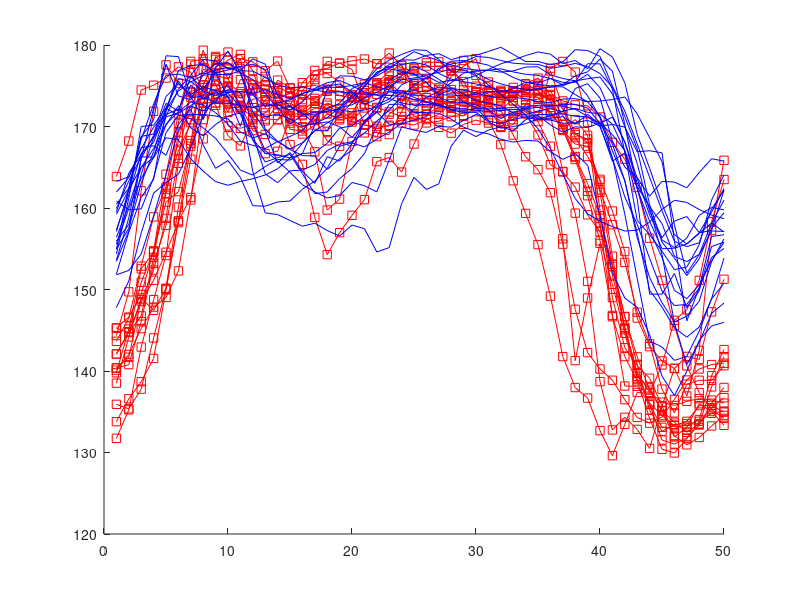
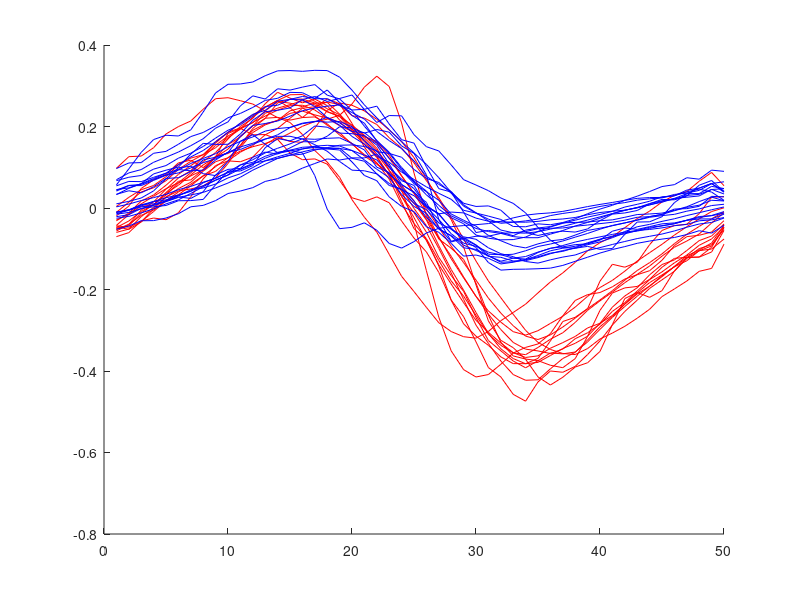
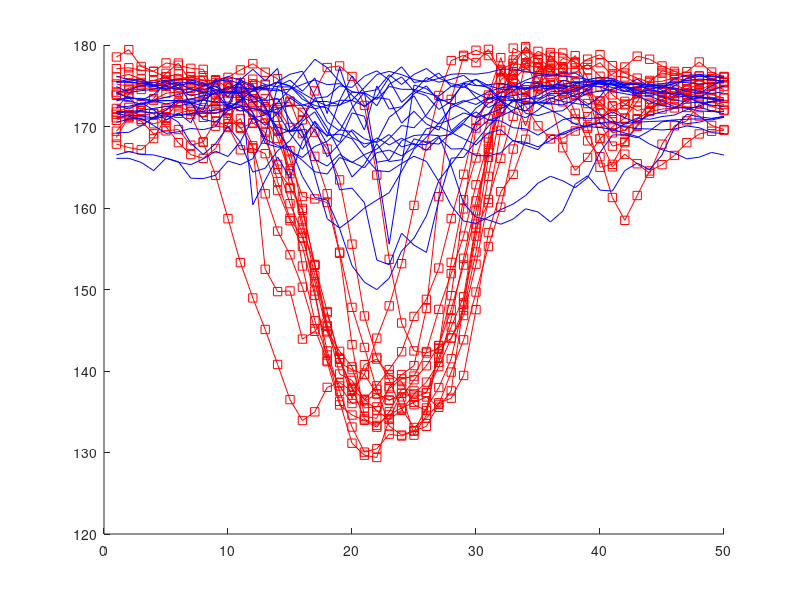
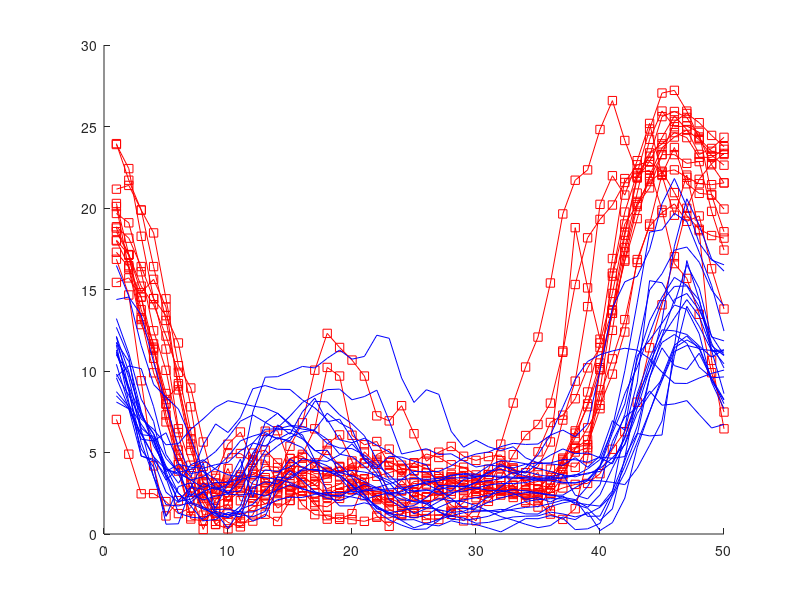

Reproduce these figures in MATLAB, in order.
% test simple features relative postion
% simple feature test which takes different characteristics of the curves
% and  makes a feature based on them
% MM and gaussian unit test
% for 5 key positions
clc
clear all
close all
data_train=load('final_data_for_train_test/train_for_model_3.mat');
data_train=data_train.train_for_model;
[J D]=size(data_train);
%% possible normalization of the data

figure(1)
hold on
figure (2)
hold on
figure (3)
hold on
figure (4)
hold on
figure (5)
hold on
Angles_normal=zeros(4,D);
for h=1:50:D

  %  normalized = featureNormalize(data_train(:, h:h+49)')';
  % get the max and mean
  normalized=data_train(:, h:h+49);
  %normalized=Normalize_between_0_and_1(data_train(:, h:h+49));
  normalized_data(1:27,h:h+49)=normalized;
  dist=zeros(1,50);
  for i=1:50
      a=([normalized(7,i),normalized(8,i),normalized(9,i)]-[normalized(1,i),normalized(2,i), normalized(3,i)]);
      b=([normalized(7,i),normalized(8,i),normalized(9,i)]-[normalized(4,i),normalized(5,i), normalized(6,i)]);
      angle_1(i)=atan2d(norm(cross(a,b)),dot(a,b));
      c=([normalized(19,i),normalized(20,i),normalized(21,i)]-[normalized(25,i),normalized(26,i), normalized(27,i)]);
      d=([normalized(19,i),normalized(20,i),normalized(21,i)]-[normalized(22,i),normalized(23,i), normalized(24,i)]);
%       c=pdist([normalized(25,i),normalized(26,i), normalized(27,i);normalized(22,i),normalized(23,i),normalized(24,i)],'euclidean');
%       a=pdist([normalized(25,i),normalized(26,i), normalized(27,i);normalized(19,i),normalized(20,i),normalized(21,i)],'euclidean');
%       b=pdist([normalized(22,i),normalized(23,i), normalized(24,i);normalized(19,i),normalized(20,i),normalized(21,i)],'euclidean');
      angle_1_r(i)=atan2d(norm(cross(c,d)),dot(c,d));
      %figure(3)
      %[normalized(10,i),normalized(11,i), normalized(12,i);normalized(16,i),normalized(17,i),normalized(18,i)]
      %[normalized(7,i),normalized(8,i), normalized(9,i);normalized(19,i),normalized(20,i),normalized(21,i)]
      %scatter3([normalized(1,i),normalized(25,i)], [normalized(2,i),normalized(26,i)], [normalized(3,i),normalized(27,i)], '.', 'b');
     % ankle hip knee 
      a=([normalized(4,i),normalized(5,i),normalized(6,i)]-[normalized(7,i),normalized(8,i), normalized(9,i)]);
      b=([normalized(4,i),normalized(5,i),normalized(6,i)]-[normalized(1,i),normalized(2,i), normalized(3,i)]);
      angle_1_H(i)=atan2d(norm(cross(a,b)),dot(a,b));
     
      c=([normalized(22,i),normalized(23,i), normalized(24,i)]-[normalized(19,i),normalized(20,i),normalized(21,i)]);
      d=([normalized(22,i),normalized(23,i), normalized(24,i)]-[normalized(25,i),normalized(26,i), normalized(27,i)]);
      angle_1_Hr(i)=atan2d(norm(cross(c,d)),dot(c,d));
     
  end     
  figure(1)
   plot(angle_1, '-sr');
   figure(2)
   plot(normalized(27,:),'r');
 figure(3)
 plot(angle_1_r,'-sr');
 figure(4)
 plot(angle_1_H,'-sr'); 
 figure(5)
  plot(angle_1_Hr,'-sr');
  Angles_normal(1,h:h+49)=angle_1;
  Angles_normal(2,h:h+49)=angle_1_r;
  Angles_normal(3,h:h+49)=angle_1_H;
  Angles_normal(4,h:h+49)=angle_1_Hr;
  
  
  
end
clear normalized
%%
%% abnormal LKI
figure(1)
hold on
LKI=load('final_data_for_train_test/test_normal_2.mat');
LKI=LKI.train_for_model_normal;
[N T]=size(LKI);
nS=T/50;
%number of sequences
Angles_RKI=zeros(4,T);
for h=1:50:T

   %normalized = featureNormalize(LKI(:, h:h+49)')';
   % get the max and mean
   normalized=LKI(:, h:h+49);
  % normalized=Normalize_between_0_and_1(LKI(:, h:h+49));
   normalized_data_LKI(1:27,h:h+49)=normalized;
 dist=zeros(1,50);
  for i=1:50
      a=([normalized(7,i),normalized(8,i),normalized(9,i)]-[normalized(1,i),normalized(2,i), normalized(3,i)]);
      b=([normalized(7,i),normalized(8,i),normalized(9,i)]-[normalized(4,i),normalized(5,i), normalized(6,i)]);
      angle_2(i)=atan2d(norm(cross(a,b)),dot(a,b));
      c=([normalized(19,i),normalized(20,i),normalized(21,i)]-[normalized(25,i),normalized(26,i), normalized(27,i)]);
      d=([normalized(19,i),normalized(20,i),normalized(21,i)]-[normalized(22,i),normalized(23,i), normalized(24,i)]);
%       c=pdist([normalized(25,i),normalized(26,i), normalized(27,i);normalized(22,i),normalized(23,i),normalized(24,i)],'euclidean');
%       a=pdist([normalized(25,i),normalized(26,i), normalized(27,i);normalized(19,i),normalized(20,i),normalized(21,i)],'euclidean');
%       b=pdist([normalized(22,i),normalized(23,i), normalized(24,i);normalized(19,i),normalized(20,i),normalized(21,i)],'euclidean');
      angle_2_r(i)=atan2d(norm(cross(c,d)),dot(c,d));
      %([normalized(7,i),normalized(8,i), normalized(9,i);normalized(19,i),normalized(20,i),normalized(21,i)],'euclidean');
    
      a=([normalized(4,i),normalized(5,i),normalized(6,i)]-[normalized(7,i),normalized(8,i), normalized(9,i)]);
      b=([normalized(4,i),normalized(5,i),normalized(6,i)]-[normalized(1,i),normalized(2,i), normalized(3,i)]);
      angle_2_H(i)=atan2d(norm(cross(a,b)),dot(a,b));
     
      c=([normalized(22,i),normalized(23,i), normalized(24,i)]-[normalized(19,i),normalized(20,i),normalized(21,i)]);
      d=([normalized(22,i),normalized(23,i), normalized(24,i)]-[normalized(25,i),normalized(26,i), normalized(27,i)]);
      angle_2_Hr(i)=atan2d(norm(cross(c,d)),dot(c,d));
      %figure(3)
     % scatter3([normalized(1,i),normalized(25,i)], [normalized(2,i),normalized(26,i)], [normalized(3,i),normalized(27,i)], 'r');
  end  
  figure(1)
   plot(angle_2,'b');
  figure(2)
   plot(normalized(27,:),'b');
    figure(3)
   plot(angle_2_r,'b');
    figure(4)
 plot(angle_2_H,'b'); 
 figure(5)
  plot(angle_2_Hr,'b');
  
  
  Angles_normal_test(1,h:h+49)=angle_2;
  Angles_normal_test(2,h:h+49)=angle_2_r;
  Angles_normal_test(3,h:h+49)=angle_2_H;
  Angles_normal_test(4,h:h+49)=angle_2_Hr;
  
  
end 
% figure(4)
%    hold on
%    plot((angle./angler),'b');
%    plot((angle_1./angler_1), 'r');